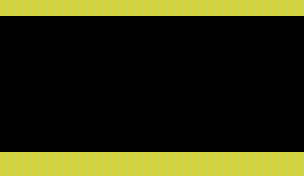

This game map was drawn from its Tiled (.tmx) file and the tilesets committed beside it. A one-line description and the full map source follow:
An orthogonal 38x22 tile map with 8x8 px tiles, 2 tile layers (collision, visual).

<map version="1.0" orientation="orthogonal" renderorder="left-down" width="38" height="22" tilewidth="8" tileheight="8" nextobjectid="1">
 <tileset firstgid="1" name="blocks" tilewidth="8" tileheight="8" tilecount="8">
  <image source="blocks.jpg" width="64" height="8" />
 </tileset>
 <layer name="collision" width="38" height="22">
  <data encoding="csv">
7,7,7,7,7,7,7,7,7,7,7,7,7,7,7,7,7,7,7,7,7,7,7,7,7,7,7,7,7,7,7,7,7,7,7,7,7,7,
7,7,7,7,7,7,7,7,7,7,7,7,7,7,7,7,7,7,7,7,7,7,7,7,7,7,7,7,7,7,7,7,7,7,7,7,7,7,
0,0,0,0,0,0,0,0,0,0,0,0,0,0,0,0,0,0,0,0,0,0,0,0,0,0,0,0,0,0,0,0,0,0,0,0,0,0,
0,0,0,0,0,0,0,0,0,0,0,0,0,0,0,0,0,0,0,0,0,0,0,0,0,0,0,0,0,0,0,0,0,0,0,0,0,0,
0,0,0,0,0,0,0,0,0,0,0,0,0,0,0,0,0,0,0,0,0,0,0,0,0,0,0,0,0,0,0,0,0,0,0,0,0,0,
0,0,0,0,0,0,0,0,0,0,0,0,0,0,0,0,0,0,0,0,0,0,0,0,0,0,0,0,0,0,0,0,0,0,0,0,0,0,
0,0,0,0,0,0,0,0,0,0,0,0,0,0,0,0,0,0,0,0,0,0,0,0,0,0,0,0,0,0,0,0,0,0,0,0,0,0,
0,0,0,0,0,0,0,0,0,0,0,0,0,0,0,0,0,0,0,0,0,0,0,0,0,0,0,0,0,0,0,0,0,0,0,0,0,0,
0,0,0,0,0,0,0,0,0,0,0,0,0,0,0,0,0,0,0,0,0,0,0,0,0,0,0,0,0,0,0,0,0,0,0,0,0,0,
0,0,0,0,0,0,0,0,0,0,0,0,0,0,0,0,0,0,0,0,0,0,0,0,0,0,0,0,0,0,0,0,0,0,0,0,0,0,
0,0,0,0,0,0,0,0,0,0,0,0,0,0,0,0,0,0,0,0,0,0,0,0,0,0,0,0,0,0,0,0,0,0,0,0,0,0,
0,0,0,0,0,0,0,0,0,0,0,0,0,0,0,0,0,0,0,0,0,0,0,0,0,0,0,0,0,0,0,0,0,0,0,0,0,0,
0,0,0,0,0,0,0,0,0,0,0,0,0,0,0,0,0,0,0,0,0,0,0,0,0,0,0,0,0,0,0,0,0,0,0,0,0,0,
0,0,0,0,0,0,0,0,0,0,0,0,0,0,0,0,0,0,0,0,0,0,0,0,0,0,0,0,0,0,0,0,0,0,0,0,0,0,
0,0,0,0,0,0,0,0,0,0,0,0,0,0,0,0,0,0,0,0,0,0,0,0,0,0,0,0,0,0,0,0,0,0,0,0,0,0,
0,0,0,0,0,0,0,0,0,0,0,0,0,0,0,0,0,0,0,0,0,0,0,0,0,0,0,0,0,0,0,0,0,0,0,0,0,0,
0,0,0,0,0,0,0,0,0,0,0,0,0,0,0,0,0,0,0,0,0,0,0,0,0,0,0,0,0,0,0,0,0,0,0,0,0,0,
0,0,0,0,0,0,0,0,0,0,0,0,0,0,0,0,0,0,0,0,0,0,0,0,0,0,0,0,0,0,0,0,0,0,0,0,0,0,
0,0,0,0,0,0,0,0,0,0,0,0,0,0,0,0,0,0,0,0,0,0,0,0,0,0,0,0,0,0,0,0,0,0,0,0,0,0,
7,7,7,7,7,7,7,7,7,7,7,7,7,7,7,7,7,7,7,7,7,7,7,7,7,7,7,7,7,7,7,7,7,7,7,7,7,7,
7,7,7,7,7,7,7,7,7,7,7,7,7,7,7,7,7,7,7,7,7,7,7,7,7,7,7,7,7,7,7,7,7,7,7,7,7,7,
7,7,7,7,7,7,7,7,7,7,7,7,7,7,7,7,7,7,7,7,7,7,7,7,7,7,7,7,7,7,7,7,7,7,7,7,7,7
</data>
 </layer>
 <layer name="visual" width="38" height="22">
  <data encoding="csv">
1,1,1,1,1,1,1,1,1,1,1,1,1,1,1,1,1,1,1,1,1,1,1,1,1,1,1,1,1,1,1,1,1,1,1,1,1,1,
1,1,1,1,1,1,1,1,1,1,1,1,1,1,1,1,1,1,1,1,1,1,1,1,1,1,1,1,1,1,1,1,1,1,1,1,1,1,
0,0,0,0,0,0,0,0,0,0,0,0,0,0,0,0,0,0,0,0,0,0,0,0,0,0,0,0,0,0,0,0,0,0,0,0,0,0,
0,0,0,0,0,0,0,0,0,0,0,0,0,0,0,0,0,0,0,0,0,0,0,0,0,0,0,0,0,0,0,0,0,0,0,0,0,0,
0,0,0,0,0,0,0,0,0,0,0,0,0,0,0,0,0,0,0,0,0,0,0,0,0,0,0,0,0,0,0,0,0,0,0,0,0,0,
0,0,0,0,0,0,0,0,0,0,0,0,0,0,0,0,0,0,0,0,0,0,0,0,0,0,0,0,0,0,0,0,0,0,0,0,0,0,
0,0,0,0,0,0,0,0,0,0,0,0,0,0,0,0,0,0,0,0,0,0,0,0,0,0,0,0,0,0,0,0,0,0,0,0,0,0,
0,0,0,0,0,0,0,0,0,0,0,0,0,0,0,0,0,0,0,0,0,0,0,0,0,0,0,0,0,0,0,0,0,0,0,0,0,0,
0,0,0,0,0,0,0,0,0,0,0,0,0,0,0,0,0,0,0,0,0,0,0,0,0,0,0,0,0,0,0,0,0,0,0,0,0,0,
0,0,0,0,0,0,0,0,0,0,0,0,0,0,0,0,0,0,0,0,0,0,0,0,0,0,0,0,0,0,0,0,0,0,0,0,0,0,
0,0,0,0,0,0,0,0,0,0,0,0,0,0,0,0,0,0,0,0,0,0,0,0,0,0,0,0,0,0,0,0,0,0,0,0,0,0,
0,0,0,0,0,0,0,0,0,0,0,0,0,0,0,0,0,0,0,0,0,0,0,0,0,0,0,0,0,0,0,0,0,0,0,0,0,0,
0,0,0,0,0,0,0,0,0,0,0,0,0,0,0,0,0,0,0,0,0,0,0,0,0,0,0,0,0,0,0,0,0,0,0,0,0,0,
0,0,0,0,0,0,0,0,0,0,0,0,0,0,0,0,0,0,0,0,0,0,0,0,0,0,0,0,0,0,0,0,0,0,0,0,0,0,
0,0,0,0,0,0,0,0,0,0,0,0,0,0,0,0,0,0,0,0,0,0,0,0,0,0,0,0,0,0,0,0,0,0,0,0,0,0,
0,0,0,0,0,0,0,0,0,0,0,0,0,0,0,0,0,0,0,0,0,0,0,0,0,0,0,0,0,0,0,0,0,0,0,0,0,0,
0,0,0,0,0,0,0,0,0,0,0,0,0,0,0,0,0,0,0,0,0,0,0,0,0,0,0,0,0,0,0,0,0,0,0,0,0,0,
0,0,0,0,0,0,0,0,0,0,0,0,0,0,0,0,0,0,0,0,0,0,0,0,0,0,0,0,0,0,0,0,0,0,0,0,0,0,
0,0,0,0,0,0,0,0,0,0,0,0,0,0,0,0,0,0,0,0,0,0,0,0,0,0,0,0,0,0,0,0,0,0,0,0,0,0,
1,1,1,1,1,1,1,1,1,1,1,1,1,1,1,1,1,1,1,1,1,1,1,1,1,1,1,1,1,1,1,1,1,1,1,1,1,1,
1,1,1,1,1,1,1,1,1,1,1,1,1,1,1,1,1,1,1,1,1,1,1,1,1,1,1,1,1,1,1,1,1,1,1,1,1,1,
1,1,1,1,1,1,1,1,1,1,1,1,1,1,1,1,1,1,1,1,1,1,1,1,1,1,1,1,1,1,1,1,1,1,1,1,1,1
</data>
 </layer>
</map>
